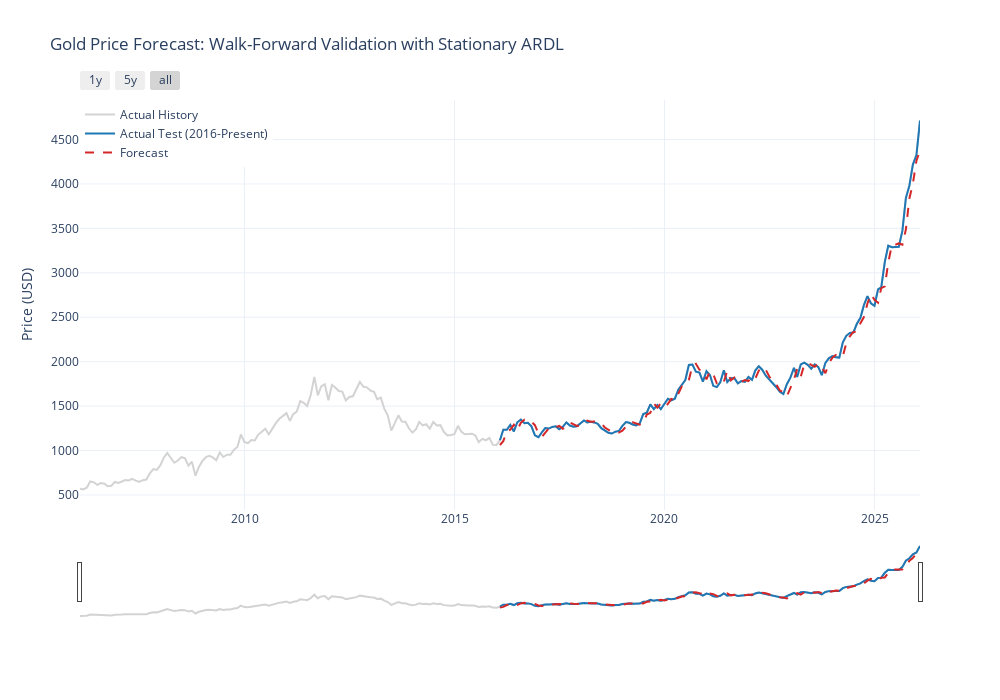

The notebook cell this image was saved under:
### Code cell
fig = go.Figure()
fig.add_trace(go.Scatter(
    x=df_ardl.index, 
    y=np.exp(df_ardl[y_col]),
    mode='lines',
    name='Actual History',
    line=dict(color='lightgray')
))
fig.add_trace(go.Scatter(
    x=test_data_stat.index,
    y=actual_price,
    mode='lines',
    name='Actual Test (2016-Present)',
    line=dict(color='#1f77b4', width=2)
))
fig.add_trace(go.Scatter(
    x=test_data_stat.index,
    y=pred_price,
    mode='lines',
    name='Forecast',
    line=dict(color='#d62728', width=2, dash='dash')
))
fig.update_layout(
    width=1000,
    height=700,
    autosize=False,
    title='Gold Price Forecast: Walk-Forward Validation with Stationary ARDL',
    yaxis_title='Price (USD)',
    xaxis=dict(
        rangeselector=dict(
            buttons=list([
                dict(count=1, label="1y", step="year", stepmode="backward"),
                dict(count=5, label="5y", step="year", stepmode="backward"),
                dict(step="all")
            ])
        ),
        rangeslider=dict(visible=True),
        type="date"
    ),
    template="plotly_white",
    legend=dict(x=0, y=1)
)
fig.show()
